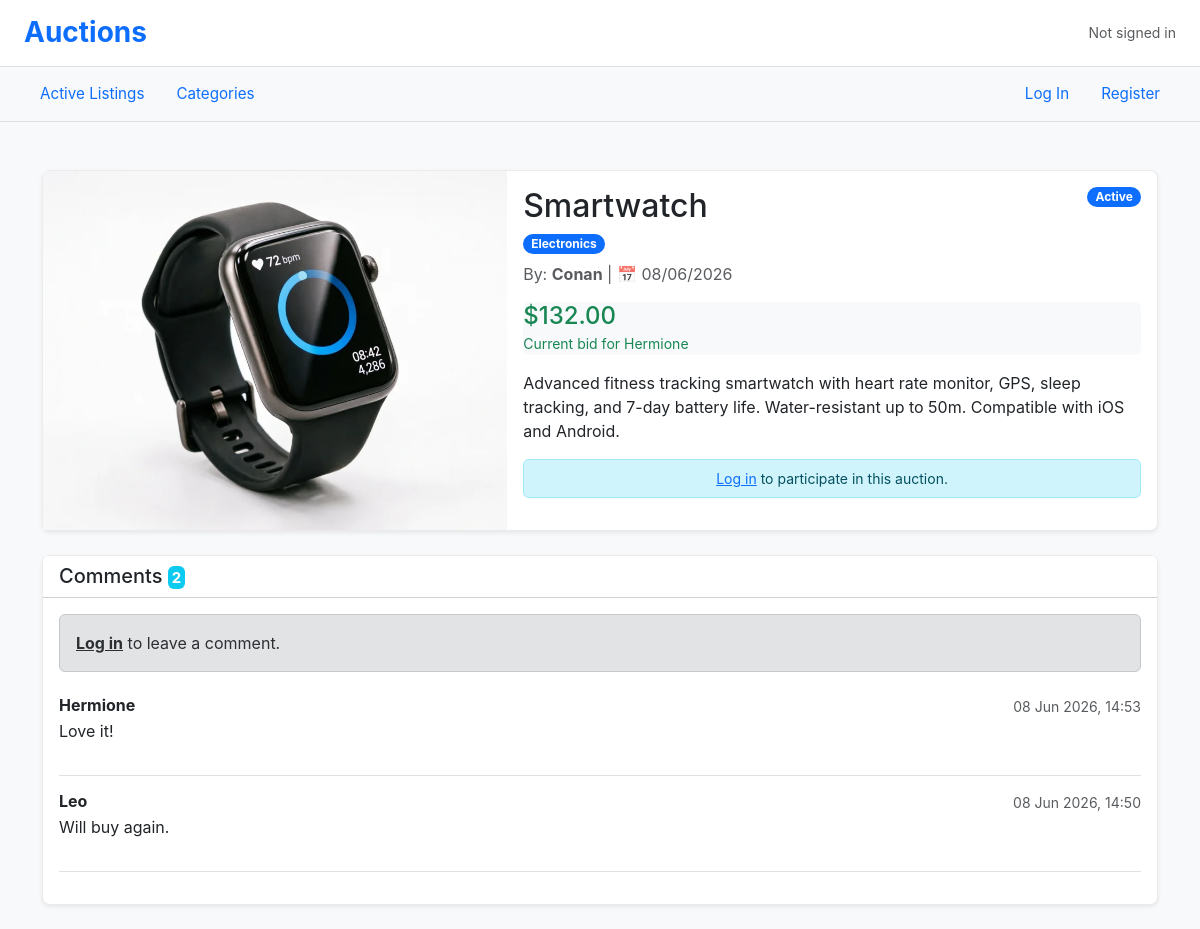
Page /listing/12 on the committed database.
### auctions/models.py (models this page shows, shortened)
class Listing(models.Model):
    user = models.ForeignKey(User, on_delete=models.CASCADE, related_name="user_ads")
    title = models.CharField(max_length=60)
    category = models.ForeignKey(Category, on_delete= models.PROTECT, related_name="listing")
    description = models.TextField()
    price = models.DecimalField(max_digits=10, decimal_places=2)
    date = models.DateTimeField(auto_now_add=True)
    image = models.ImageField(upload_to='ads_images/', blank=True, null=True)
    active = models.BooleanField(default=True)
    winner = models.ForeignKey(User,null=True, blank=True, on_delete=models.SET_NULL, related_name="winner")
    class Meta:
        ordering = ['-date']

class Category(models.Model):
    category = models.CharField(max_length=60, unique=True)
    class Meta:
        ordering = ['category']
    def __str__(self):
       return f"{self.category}"

class User(AbstractUser):
    pass

class Bid(models.Model):
    user = models.ForeignKey(User,null=True, blank=True, on_delete=models.SET_NULL, related_name="bids")
    listing = models.ForeignKey(Listing, on_delete=models.CASCADE, related_name="bids")
    amount = models.DecimalField(max_digits=10, decimal_places=2)
    date = models.DateTimeField(auto_now_add=True)
    class Meta:
        ordering = ['-amount']

class Comment(models.Model):
     listing = models.ForeignKey(Listing, on_delete=models.CASCADE, related_name='comments')
     user = models.ForeignKey(User, on_delete=models.CASCADE, related_name="user_comment")
     comment = models.TextField()
     date = models.DateTimeField(auto_now_add=True)
     class Meta:
        ordering = ['-date']

### auctions/views.py (the view)
# urls.py: path("listing/<int:id>", views.listing, name= "listing"),
def listing(request, id):
    ad = get_object_or_404(Listing, id=id)
    comments = ad.comments.all()
    current_bid = ad.bids.first()
    is_in_watchlist = False
    is_winner = False
    if request.user.is_authenticated:
        is_in_watchlist = ad.watched_by.filter(user=request.user).exists()
        if not ad.active and ad.winner == request.user:
            is_winner = True
    if request.method == 'POST':
        form = CommentForm(request.POST)
        if form.is_valid():
            comment = form.save(commit=False)
            comment.user = request.user
            comment.listing = ad
            comment.save()
            return redirect('listing', id=id)
    else:
        form = CommentForm()
    return render(request, 'auctions/listing.html', {
        'ad': ad,
        'comments': comments,
        'form': form,
        'current_bid': current_bid,
        'is_in_watchlist': is_in_watchlist,
        'is_winner': is_winner,
    })

### auctions/templates/auctions/listing.html (shortened to what this page needs)
{% extends "auctions/layout.html" %}
{% block body %}
<div class="container mt-4">
    <div class="card shadow-sm">
        <div class="row g-0">
            <div class="col-md-5">
                {% if ad.image %}
                    <img src="{{ ad.image.url }}" class="img-fluid w-100 h-100 " style="object-fit: cover; min-height: 300px;" alt="{{ ad.title }}">
                {% else %}
                    <div class="bg-light d-flex align-items-center justify-content-center h-100" style="min-height: 300px;">
                        <div class="display-1 ">🛒</div>
                    </div>
                {% endif %}
            </div>
            <div class="col-md-7">
                <div class="card-body">
                    <div class="d-flex justify-content-between align-items-start mb-2">
						<div>
                            <h2 class="card-title mb-1">{{ ad.title }}</h2>
                            <span class="badge rounded-pill bg-primary px-2 py-1">{{ ad.category }}</span>
                        </div>
                        <div class="d-flex align-items-center">
                            {% if ad.active %}
                                <span class="badge rounded-pill bg-primary px-2 py-1">Active</span>
                            {% else %}
                                <span class="badge rounded-pill bg-danger px-2 py-1">Closed</span>
                            {% endif %}
                        </div>
                    </div>
                    <p class="text-muted mb-3">
                        By: <strong>{{ ad.user.username }}</strong> | 📅 {{ ad.date|date:"d/m/Y" }}
                    </p>
                    <div class=" bg-light rounded">
                        {% if current_bid %}
                            <h4 class="mb-0 text-success">${{ current_bid.amount }}</h4>
                            <small class="text-success">Current bid for {{ current_bid.user.username }}</small>
                        {% else %}
                            <h4 class="mb-0 text-primary">${{ ad.price }}</h4>
                            <small class="text-success">Starting price (No bids)</small>
                        {% endif %}
                    </div>
                    <p class="card-text">{{ ad.description|linebreaks }}</p>
                    <div class="mb-3">
                        {% if not ad.active %}
                            <div class="alert alert-secondary fw-bold py-2 mb-0 text-center text-dark">
								{% if is_winner %}
								<div class="mt-1">
									🎉 Congratulations! You have won this auction.
								</div>
                                {% elif  ad.winner %}
                                    <div class="mt-1"><strong>Winner:</strong> {{ ad.winner.username }}</div>
                                {% else %}
                                    <div class="mt-1 ">There were no offers.</div>
                                {% endif %}
                            </div>
                        {% else %}
                            <div class="alert alert-info py-2 mb-0 text-center small">
                                 <a href="{% url 'login' %}">Log in</a> to participate in this auction.
                            </div>
                        {% endif %}
                    </div>
                </div>
            </div>
        </div>
    </div>
    <div class="card mt-4 shadow-sm">
        <div class="card-header bg-white d-flex justify-content-between align-items-center">
            <h5 class="mb-0">Comments <span class="badge bg-info p-1 ">{{ comments.count }}</span></h5>
        </div>
        <div class="card-body">
            {% if user.is_authenticated %}
                <form method="POST" class="mb-4">
                    {% csrf_token %}
                    <div class="mb-3">
                        {{ form.comment }}
                        {% if form.comment.errors %}
                            <div class="text-danger small mt-1">{{ form.comment.errors }}</div>
                        {% endif %}
                    </div>
                    <button type="submit" class="btn btn-primary btn-sm">Post comment</button>
                </form>
                <hr>
            {% else %}
                <div class="alert alert-secondary mb-4">
                    <a href="{% url 'login' %}" class="alert-link">Log in</a> to leave a comment.
                </div>
            {% endif %}
            {% if comments %}
                <ul class="list-unstyled">
                    {% for c in comments %}
                        <li class="d-flex mb-3 pb-3 border-bottom">
                            <div class="flex-grow-1">
                                <div class="d-flex justify-content-between">
                                    <h6 class="mt-0 mb-1"><strong>{{ c.user.username }}</strong></h6>
                                    <small class="text-muted">{{ c.date|date:"d M Y, H:i" }}</small>
                                </div>
                                 <p class="mb-0 text-secondary">{{ c.comment|linebreaks }}</p>
                            </div>
                        </li>
                    {% endfor %}
                </ul>
            {% else %}
                 <p class="text-muted text-center py-3">Be the first to comment.</p>
            {% endif %}
        </div>
    </div>
</div>
{% endblock %}

### auctions/static/auctions/styles.css (style rules this page uses)
body { font-family: -apple-system, BlinkMacSystemFont, "Segoe UI", Roboto, "Helvetica Neue", Arial, sans-serif; background-color: #f8f9fa; color: #212529; }
.card { border: 1px solid rgba(0,0,0,0.08); border-radius: 8px; transition: box-shadow 0.2s ease; }

### rows in the picture
Listing: image (picture), title "Smartwatch", category "Electronics", user.username "Conan", date "08/06/2026", description "Advanced fitness tracking smartwatch with heart rate monitor, GPS, sleep tracking, and 7-day battery life. Water-resistant up to 50m. Compatible with iOS and Android.", count "2"
Bid: amount "132.00", user.username "Hermione"
Comment: user.username "Hermione", date "08 Jun 2026, 14:53", comment "Love it!"
Comment: user.username "Leo", date "08 Jun 2026, 14:50", comment "Will buy again."
